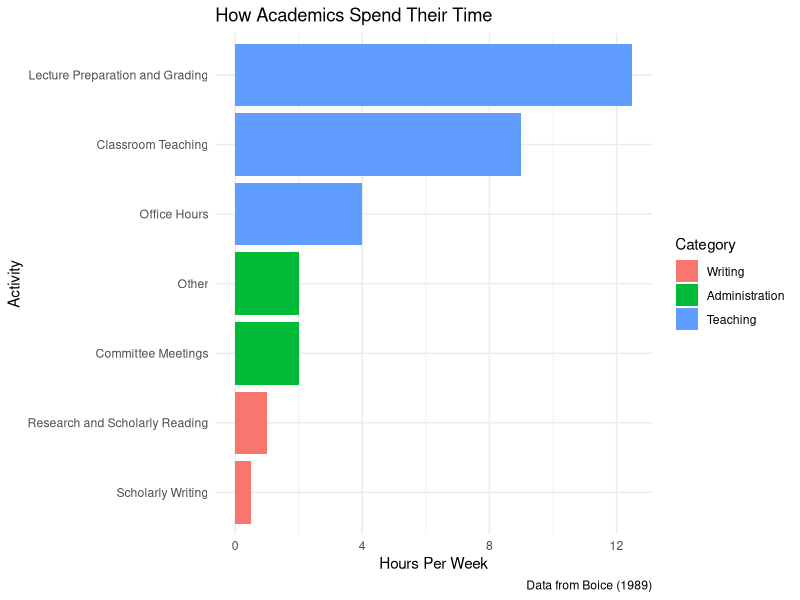
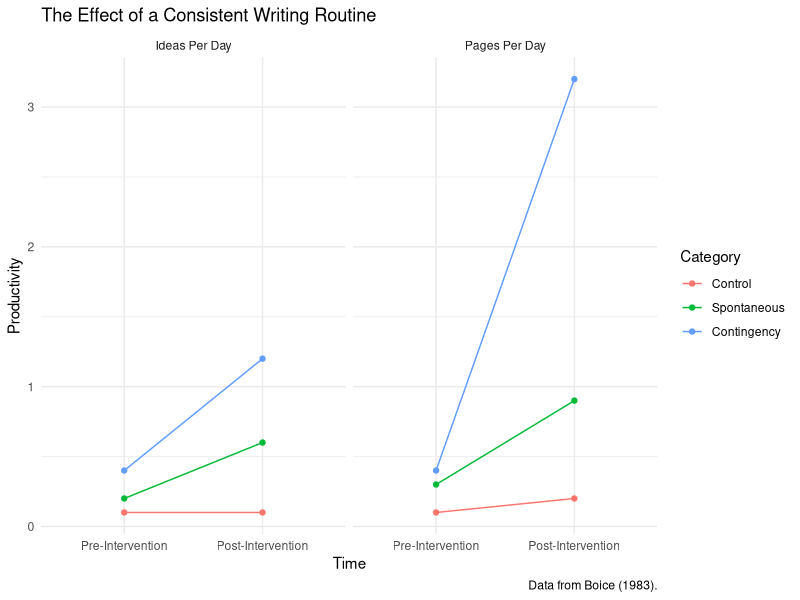

These figures' R source, in order:
## ---- chunk 1
#| fig-alt: "Horizontal bar chart of hours per week early-career academics spend on seven activities, colored by category (Teaching, Administration, Writing). Lecture Preparation and Grading (12.5 hrs) and Classroom Teaching (9 hrs) dominate; Committee Meetings (2 hrs) exceeds Scholarly Writing (0.5 hrs), with Research and Scholarly Reading at 1 hr. Data from Boice (1989)."

library(tidyverse)
time <- c(9, 12.5, 4, 2, 1, 0.5, 2)
activity <- c("Classroom Teaching",
              "Lecture Preparation and Grading",
              "Office Hours",
              "Committee Meetings",
              "Research and Scholarly Reading",
              "Scholarly Writing",
              "Other")
category <- c("Teaching", "Teaching", "Teaching", "Administration", "Writing", "Writing", "Administration")
df <- tibble(time, activity, category) %>%
  mutate(category = reorder(category, time)) %>%
    mutate(activity = reorder(activity, time))
  
ggplot(df, aes(y = time, x = activity, fill = category)) + 
  geom_col() + 
  coord_flip() + 
  theme_minimal() + 
  labs(y = "Hours Per Week",
       x = "Activity",
       fill = "Category",
       title = "How Academics Spend Their Time",
       caption = "Data from Boice (1989)")
## ---- chunk 2
#| fig-alt: "Two line-and-point panels, one for Pages Per Day and one for Ideas Per Day, each showing pre- and post-intervention values for three groups (Control, Spontaneous, Contingency) in Boice's writing experiment. Both measures rise from pre- to post-intervention for all three groups, with the Contingency group's post-intervention pages (3.2/day) and ideas rising the most and the Control group's rising the least."

library(tidyverse)
pages_pre <- c(0.1, 0.3, 0.4)
pages_post <- c(0.2, 0.9, 3.2)
ideas_pre <- c(0.1, 0.2, 0.4)
ideas_post <- c(0.1, 0.6, 1.2)
group <- c("Control", "Spontaneous", "Contingency")

df1 <- tibble(group, number = pages_pre, measure = "Pages Per Day", time = "Pre-Intervention")
df2 <- tibble(group, number = pages_post, measure = "Pages Per Day", time = "Post-Intervention")
df3 <- tibble(group, number = ideas_pre, measure = "Ideas Per Day", time = "Pre-Intervention")
df4 <- tibble(group, number = ideas_post, measure = "Ideas Per Day", time = "Post-Intervention")  
df <- bind_rows(df1, df2, df3, df4) %>%
  mutate(group = factor(group, levels = c("Control", "Spontaneous", "Contingency")),
         time = reorder(time, number)) 

ggplot(df, aes(x = time, y = number, color = group, group = group)) + 
  geom_line() + 
  geom_point() +
  facet_wrap(~ measure) + 
  theme_minimal() + 
  labs(x = "Time",
       y = "Productivity",
       color = "Category",
       title = "The Effect of a Consistent Writing Routine",
       caption = "Data from Boice (1983).")
